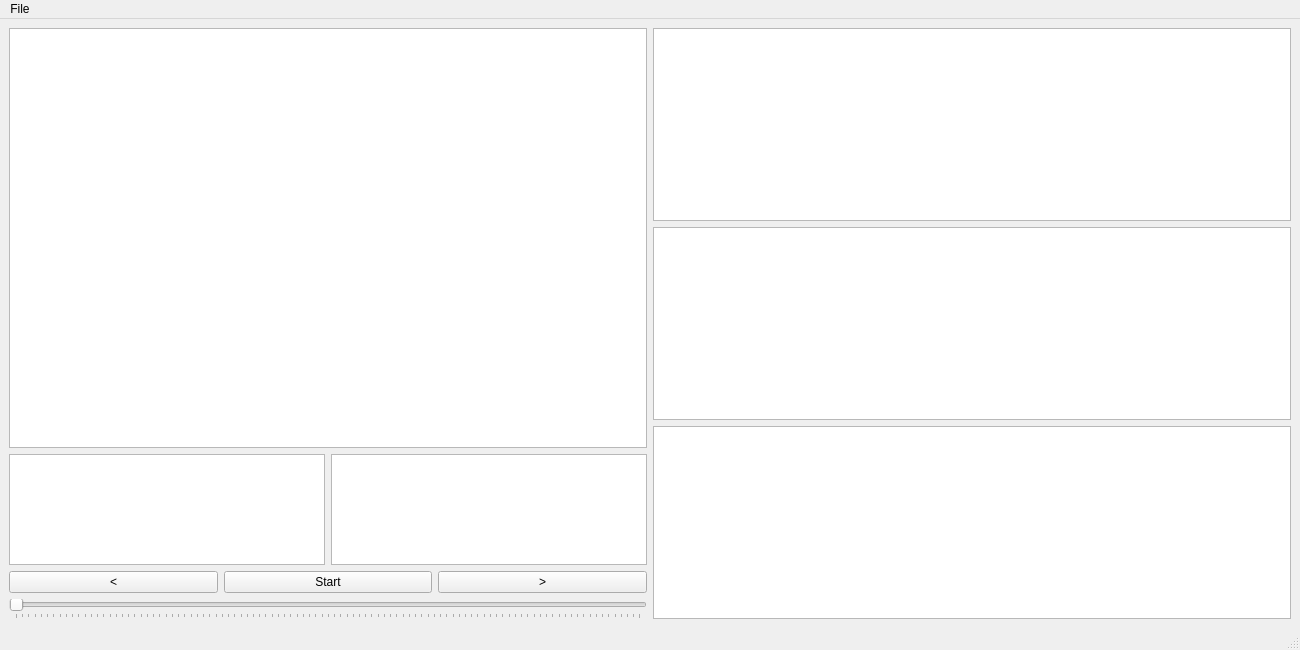
<?xml version="1.0" encoding="UTF-8"?>
<ui version="4.0">
 <class>SimpleMerging</class>
 <widget class="QMainWindow" name="SimpleMerging">
  <property name="geometry">
   <rect>
    <x>0</x>
    <y>0</y>
    <width>1300</width>
    <height>650</height>
   </rect>
  </property>
  <property name="sizePolicy">
   <sizepolicy hsizetype="Minimum" vsizetype="Minimum">
    <horstretch>0</horstretch>
    <verstretch>0</verstretch>
   </sizepolicy>
  </property>
  <property name="minimumSize">
   <size>
    <width>650</width>
    <height>650</height>
   </size>
  </property>
  <property name="windowTitle">
   <string>Simple Merging</string>
  </property>
  <widget class="QWidget" name="centralwidget">
   <layout class="QHBoxLayout" name="horizontalLayout_2">
    <item>
     <layout class="QVBoxLayout" name="verticalLayout">
      <item>
       <widget class="WorldView" name="world_view">
        <property name="sizePolicy">
         <sizepolicy hsizetype="Preferred" vsizetype="Expanding">
          <horstretch>0</horstretch>
          <verstretch>0</verstretch>
         </sizepolicy>
        </property>
        <property name="minimumSize">
         <size>
          <width>600</width>
          <height>420</height>
         </size>
        </property>
       </widget>
      </item>
      <item>
       <layout class="QHBoxLayout" name="horizontalLayout_4">
        <item>
         <widget class="SpeedDialGraphicsView" name="leftSpeedDial">
          <property name="sizePolicy">
           <sizepolicy hsizetype="Expanding" vsizetype="Preferred">
            <horstretch>0</horstretch>
            <verstretch>0</verstretch>
           </sizepolicy>
          </property>
          <property name="minimumSize">
           <size>
            <width>0</width>
            <height>95</height>
           </size>
          </property>
         </widget>
        </item>
        <item>
         <widget class="SpeedDialGraphicsView" name="rightSpeedDial">
          <property name="sizePolicy">
           <sizepolicy hsizetype="Expanding" vsizetype="Preferred">
            <horstretch>0</horstretch>
            <verstretch>0</verstretch>
           </sizepolicy>
          </property>
          <property name="minimumSize">
           <size>
            <width>0</width>
            <height>95</height>
           </size>
          </property>
         </widget>
        </item>
       </layout>
      </item>
      <item>
       <layout class="QHBoxLayout" name="horizontalLayout_3">
        <item>
         <widget class="QPushButton" name="previous_button">
          <property name="text">
           <string>&lt;</string>
          </property>
         </widget>
        </item>
        <item>
         <widget class="QPushButton" name="play_button">
          <property name="text">
           <string>Start</string>
          </property>
         </widget>
        </item>
        <item>
         <widget class="QPushButton" name="next_button">
          <property name="text">
           <string>&gt;</string>
          </property>
         </widget>
        </item>
       </layout>
      </item>
      <item>
       <widget class="QSlider" name="timeSlider">
        <property name="maximum">
         <number>999</number>
        </property>
        <property name="orientation">
         <enum>Qt::Horizontal</enum>
        </property>
        <property name="tickPosition">
         <enum>QSlider::TicksBelow</enum>
        </property>
       </widget>
      </item>
     </layout>
    </item>
    <item>
     <layout class="QVBoxLayout" name="verticalLayout_2">
      <item>
       <widget class="PlotWidget" name="velocityGraphicsView"/>
      </item>
      <item>
       <widget class="PlotWidget" name="headwayGraphicsView"/>
      </item>
      <item>
       <widget class="PlotWidget" name="conflictGraphicsView"/>
      </item>
     </layout>
    </item>
   </layout>
  </widget>
  <widget class="QMenuBar" name="menubar">
   <property name="geometry">
    <rect>
     <x>0</x>
     <y>0</y>
     <width>1300</width>
     <height>21</height>
    </rect>
   </property>
   <widget class="QMenu" name="menuFile">
    <property name="title">
     <string>File</string>
    </property>
    <addaction name="actionEnable_recording"/>
   </widget>
   <addaction name="menuFile"/>
  </widget>
  <widget class="QStatusBar" name="statusbar"/>
  <action name="actionEnable_recording">
   <property name="checkable">
    <bool>true</bool>
   </property>
   <property name="text">
    <string>Enable recording</string>
   </property>
  </action>
 </widget>
 <customwidgets>
  <customwidget>
   <class>PlotWidget</class>
   <extends>QGraphicsView</extends>
   <header>pyqtgraph.h</header>
  </customwidget>
  <customwidget>
   <class>WorldView</class>
   <extends>QGraphicsView</extends>
   <header>gui/worldview.h</header>
  </customwidget>
  <customwidget>
   <class>SpeedDialGraphicsView</class>
   <extends>QGraphicsView</extends>
   <header>gui/speeddialgraphicsview.h</header>
  </customwidget>
 </customwidgets>
 <resources/>
 <connections/>
</ui>
